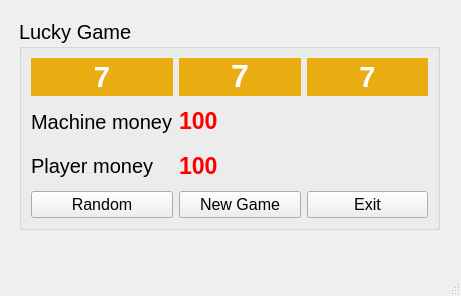
<?xml version="1.0" encoding="UTF-8"?>
<ui version="4.0">
 <class>MainWindow</class>
 <widget class="QMainWindow" name="MainWindow">
  <property name="geometry">
   <rect>
    <x>0</x>
    <y>0</y>
    <width>461</width>
    <height>296</height>
   </rect>
  </property>
  <property name="windowTitle">
   <string>MainWindow</string>
  </property>
  <widget class="QWidget" name="centralwidget">
   <widget class="QGroupBox" name="gridGroupBox">
    <property name="geometry">
     <rect>
      <x>19</x>
      <y>19</y>
      <width>421</width>
      <height>211</height>
     </rect>
    </property>
    <property name="font">
     <font>
      <pointsize>15</pointsize>
     </font>
    </property>
    <property name="title">
     <string>Lucky Game</string>
    </property>
    <layout class="QGridLayout" name="gridLayout">
     <item row="0" column="0">
      <widget class="QLabel" name="label">
       <property name="font">
        <font>
         <pointsize>20</pointsize>
         <weight>75</weight>
         <bold>true</bold>
        </font>
       </property>
       <property name="styleSheet">
        <string notr="true">background-color: rgb(233, 172, 17);</string>
       </property>
       <property name="text">
        <string>&lt;html&gt;&lt;head/&gt;&lt;body&gt;&lt;p&gt;&lt;span style=&quot; font-size:22pt; color:#ffffff;&quot;&gt;7&lt;/span&gt;&lt;/p&gt;&lt;/body&gt;&lt;/html&gt;</string>
       </property>
       <property name="alignment">
        <set>Qt::AlignCenter</set>
       </property>
      </widget>
     </item>
     <item row="1" column="0">
      <widget class="QLabel" name="label_machine">
       <property name="text">
        <string>Machine money</string>
       </property>
      </widget>
     </item>
     <item row="1" column="1">
      <widget class="QLabel" name="label_mac">
       <property name="font">
        <font>
         <pointsize>17</pointsize>
        </font>
       </property>
       <property name="text">
        <string>&lt;html&gt;&lt;head/&gt;&lt;body&gt;&lt;p&gt;&lt;span style=&quot; font-weight:600; color:#ff0000;&quot;&gt;100&lt;/span&gt;&lt;/p&gt;&lt;/body&gt;&lt;/html&gt;</string>
       </property>
      </widget>
     </item>
     <item row="2" column="0">
      <widget class="QLabel" name="label_player">
       <property name="text">
        <string>Player money</string>
       </property>
      </widget>
     </item>
     <item row="2" column="1">
      <widget class="QLabel" name="label_pla">
       <property name="font">
        <font>
         <pointsize>17</pointsize>
        </font>
       </property>
       <property name="text">
        <string>&lt;html&gt;&lt;head/&gt;&lt;body&gt;&lt;p&gt;&lt;span style=&quot; font-weight:600; color:#ff0000;&quot;&gt;100&lt;/span&gt;&lt;/p&gt;&lt;/body&gt;&lt;/html&gt;</string>
       </property>
      </widget>
     </item>
     <item row="3" column="0">
      <widget class="QPushButton" name="pushButton">
       <property name="font">
        <font>
         <pointsize>12</pointsize>
        </font>
       </property>
       <property name="text">
        <string>Random</string>
       </property>
      </widget>
     </item>
     <item row="3" column="1">
      <widget class="QPushButton" name="pushButton_2">
       <property name="font">
        <font>
         <pointsize>12</pointsize>
        </font>
       </property>
       <property name="text">
        <string>New Game</string>
       </property>
      </widget>
     </item>
     <item row="3" column="2">
      <widget class="QPushButton" name="pushButton_3">
       <property name="font">
        <font>
         <pointsize>12</pointsize>
        </font>
       </property>
       <property name="text">
        <string>Exit</string>
       </property>
      </widget>
     </item>
     <item row="0" column="1">
      <widget class="QLabel" name="label_2">
       <property name="font">
        <font>
         <pointsize>20</pointsize>
         <weight>75</weight>
         <bold>true</bold>
        </font>
       </property>
       <property name="styleSheet">
        <string notr="true">background-color: rgb(233, 172, 17);</string>
       </property>
       <property name="text">
        <string>&lt;html&gt;&lt;head/&gt;&lt;body&gt;&lt;p&gt;&lt;span style=&quot; font-size:24pt; color:#ffffff;&quot;&gt;7&lt;/span&gt;&lt;/p&gt;&lt;/body&gt;&lt;/html&gt;</string>
       </property>
       <property name="alignment">
        <set>Qt::AlignCenter</set>
       </property>
      </widget>
     </item>
     <item row="0" column="2">
      <widget class="QLabel" name="label_3">
       <property name="font">
        <font>
         <pointsize>20</pointsize>
         <weight>75</weight>
         <bold>true</bold>
        </font>
       </property>
       <property name="styleSheet">
        <string notr="true">background-color: rgb(233, 172, 17);</string>
       </property>
       <property name="text">
        <string>&lt;html&gt;&lt;head/&gt;&lt;body&gt;&lt;p&gt;&lt;span style=&quot; font-size:22pt; color:#ffffff;&quot;&gt;7&lt;/span&gt;&lt;/p&gt;&lt;/body&gt;&lt;/html&gt;</string>
       </property>
       <property name="alignment">
        <set>Qt::AlignCenter</set>
       </property>
      </widget>
     </item>
    </layout>
   </widget>
  </widget>
  <widget class="QMenuBar" name="menubar">
   <property name="geometry">
    <rect>
     <x>0</x>
     <y>0</y>
     <width>461</width>
     <height>18</height>
    </rect>
   </property>
  </widget>
  <widget class="QStatusBar" name="statusbar"/>
 </widget>
 <resources/>
 <connections>
  <connection>
   <sender>pushButton_3</sender>
   <signal>clicked()</signal>
   <receiver>MainWindow</receiver>
   <slot>close()</slot>
   <hints>
    <hint type="sourcelabel">
     <x>369</x>
     <y>235</y>
    </hint>
    <hint type="destinationlabel">
     <x>230</x>
     <y>147</y>
    </hint>
   </hints>
  </connection>
 </connections>
</ui>
